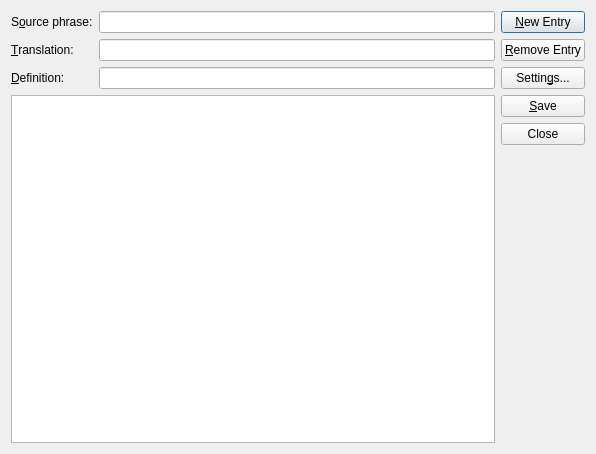
<?xml version="1.0" encoding="UTF-8"?>
<ui version="4.0">
 <comment>*********************************************************************
**
** Copyright (C) 2010 Nokia Corporation and/or its subsidiary(-ies).
** All rights reserved.
** Contact: Nokia Corporation (qt-info@nokia.com)
**
** This file is part of the Qt Linguist of the Qt Toolkit.
**
** $QT_BEGIN_LICENSE:LGPL$
** No Commercial Usage
** This file contains pre-release code and may not be distributed.
** You may use this file in accordance with the terms and conditions
** contained in the Technology Preview License Agreement accompanying
** this package.
**
** GNU Lesser General Public License Usage
** Alternatively, this file may be used under the terms of the GNU Lesser
** General Public License version 2.1 as published by the Free Software
** Foundation and appearing in the file LICENSE.LGPL included in the
** packaging of this file.  Please review the following information to
** ensure the GNU Lesser General Public License version 2.1 requirements
** will be met: http://www.gnu.org/licenses/old-licenses/lgpl-2.1.html.
**
** In addition, as a special exception, Nokia gives you certain additional
** rights.  These rights are described in the Nokia Qt LGPL Exception
** version 1.1, included in the file LGPL_EXCEPTION.txt in this package.
**
** If you have questions regarding the use of this file, please contact
** Nokia at qt-info@nokia.com.
**
**
**
**
**
**
**
**
** $QT_END_LICENSE$
**
*********************************************************************</comment>
 <class>PhraseBookBox</class>
 <widget class="QDialog" name="PhraseBookBox">
  <property name="geometry">
   <rect>
    <x>0</x>
    <y>0</y>
    <width>596</width>
    <height>454</height>
   </rect>
  </property>
  <property name="windowTitle">
   <string>Edit Phrase Book</string>
  </property>
  <property name="whatsThis">
   <string>This window allows you to add, modify, or delete entries in a phrase book.</string>
  </property>
  <layout class="QHBoxLayout" name="hboxLayout">
   <item>
    <layout class="QVBoxLayout" name="inputsLayout">
     <item>
      <layout class="QGridLayout" name="gridLayout">
       <item row="1" column="0">
        <widget class="QLabel" name="target">
         <property name="text">
          <string>&amp;Translation:</string>
         </property>
         <property name="buddy">
          <cstring>targetLed</cstring>
         </property>
        </widget>
       </item>
       <item row="1" column="1">
        <widget class="QLineEdit" name="targetLed">
         <property name="whatsThis">
          <string>This is the phrase in the target language corresponding to the source phrase.</string>
         </property>
        </widget>
       </item>
       <item row="0" column="0">
        <widget class="QLabel" name="source">
         <property name="text">
          <string>S&amp;ource phrase:</string>
         </property>
         <property name="buddy">
          <cstring>sourceLed</cstring>
         </property>
        </widget>
       </item>
       <item row="2" column="1">
        <widget class="QLineEdit" name="definitionLed">
         <property name="whatsThis">
          <string>This is a definition for the source phrase.</string>
         </property>
        </widget>
       </item>
       <item row="0" column="1">
        <widget class="QLineEdit" name="sourceLed">
         <property name="whatsThis">
          <string>This is the phrase in the source language.</string>
         </property>
        </widget>
       </item>
       <item row="2" column="0">
        <widget class="QLabel" name="definition">
         <property name="text">
          <string>&amp;Definition:</string>
         </property>
         <property name="buddy">
          <cstring>definitionLed</cstring>
         </property>
        </widget>
       </item>
      </layout>
     </item>
     <item>
      <widget class="QTreeView" name="phraseList">
       <property name="rootIsDecorated">
        <bool>false</bool>
       </property>
       <property name="uniformRowHeights">
        <bool>true</bool>
       </property>
       <property name="itemsExpandable">
        <bool>false</bool>
       </property>
       <property name="sortingEnabled">
        <bool>true</bool>
       </property>
       <property name="expandsOnDoubleClick">
        <bool>false</bool>
       </property>
      </widget>
     </item>
    </layout>
   </item>
   <item>
    <layout class="QVBoxLayout" name="buttonLayout">
     <item>
      <widget class="QPushButton" name="newBut">
       <property name="whatsThis">
        <string>Click here to add the phrase to the phrase book.</string>
       </property>
       <property name="text">
        <string>&amp;New Entry</string>
       </property>
      </widget>
     </item>
     <item>
      <widget class="QPushButton" name="removeBut">
       <property name="whatsThis">
        <string>Click here to remove the entry from the phrase book.</string>
       </property>
       <property name="text">
        <string>&amp;Remove Entry</string>
       </property>
      </widget>
     </item>
     <item>
      <widget class="QPushButton" name="settingsBut">
       <property name="text">
        <string>Settin&amp;gs...</string>
       </property>
      </widget>
     </item>
     <item>
      <widget class="QPushButton" name="saveBut">
       <property name="whatsThis">
        <string>Click here to save the changes made.</string>
       </property>
       <property name="text">
        <string>&amp;Save</string>
       </property>
      </widget>
     </item>
     <item>
      <widget class="QPushButton" name="closeBut">
       <property name="whatsThis">
        <string>Click here to close this window.</string>
       </property>
       <property name="text">
        <string>Close</string>
       </property>
      </widget>
     </item>
     <item>
      <spacer name="spacer1">
       <property name="orientation">
        <enum>Qt::Vertical</enum>
       </property>
       <property name="sizeType">
        <enum>QSizePolicy::Expanding</enum>
       </property>
       <property name="sizeHint" stdset="0">
        <size>
         <width>20</width>
         <height>51</height>
        </size>
       </property>
      </spacer>
     </item>
    </layout>
   </item>
  </layout>
 </widget>
 <layoutdefault spacing="6" margin="11"/>
 <tabstops>
  <tabstop>sourceLed</tabstop>
  <tabstop>targetLed</tabstop>
  <tabstop>definitionLed</tabstop>
  <tabstop>newBut</tabstop>
  <tabstop>removeBut</tabstop>
  <tabstop>saveBut</tabstop>
  <tabstop>closeBut</tabstop>
 </tabstops>
 <resources/>
 <connections>
  <connection>
   <sender>closeBut</sender>
   <signal>clicked()</signal>
   <receiver>PhraseBookBox</receiver>
   <slot>reject()</slot>
   <hints>
    <hint type="sourcelabel">
     <x>545</x>
     <y>166</y>
    </hint>
    <hint type="destinationlabel">
     <x>545</x>
     <y>199</y>
    </hint>
   </hints>
  </connection>
 </connections>
</ui>
